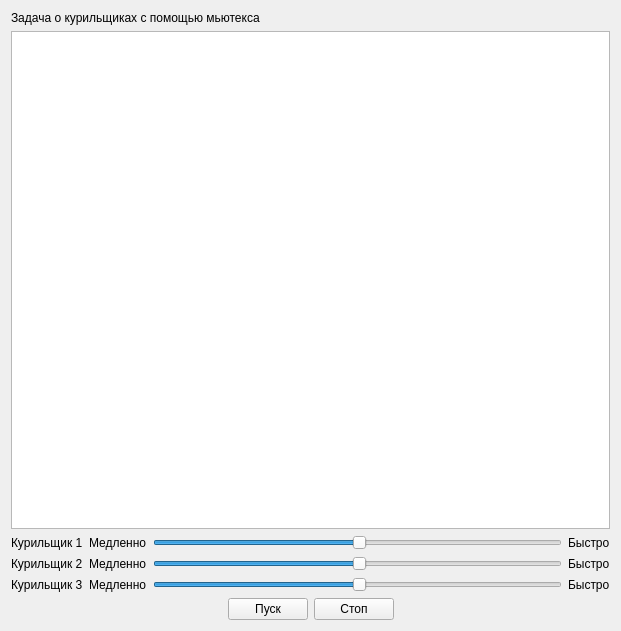
<?xml version="1.0" encoding="UTF-8"?>
<ui version="4.0">
 <class>Widget</class>
 <widget class="QWidget" name="Widget">
  <property name="geometry">
   <rect>
    <x>0</x>
    <y>0</y>
    <width>621</width>
    <height>631</height>
   </rect>
  </property>
  <property name="windowTitle">
   <string>Задача о курильщиках</string>
  </property>
  <layout class="QVBoxLayout" name="verticalLayout">
   <item>
    <widget class="QLabel" name="label_10">
     <property name="text">
      <string>Задача о курильщиках с помощью мьютекса</string>
     </property>
    </widget>
   </item>
   <item>
    <widget class="QGraphicsView" name="graphicsView"/>
   </item>
   <item>
    <layout class="QHBoxLayout" name="horizontalLayout_2">
     <item>
      <widget class="QLabel" name="label_3">
       <property name="text">
        <string>Курильщик 1</string>
       </property>
      </widget>
     </item>
     <item>
      <widget class="QLabel" name="label">
       <property name="text">
        <string>Медленно</string>
       </property>
      </widget>
     </item>
     <item>
      <widget class="QSlider" name="speedSlider">
       <property name="value">
        <number>50</number>
       </property>
       <property name="orientation">
        <enum>Qt::Horizontal</enum>
       </property>
      </widget>
     </item>
     <item>
      <widget class="QLabel" name="label_2">
       <property name="text">
        <string>Быстро</string>
       </property>
      </widget>
     </item>
    </layout>
   </item>
   <item>
    <layout class="QHBoxLayout" name="horizontalLayout_3">
     <item>
      <widget class="QLabel" name="label_4">
       <property name="text">
        <string>Курильщик 2</string>
       </property>
      </widget>
     </item>
     <item>
      <widget class="QLabel" name="label_5">
       <property name="text">
        <string>Медленно</string>
       </property>
      </widget>
     </item>
     <item>
      <widget class="QSlider" name="speedSlider2">
       <property name="value">
        <number>50</number>
       </property>
       <property name="orientation">
        <enum>Qt::Horizontal</enum>
       </property>
      </widget>
     </item>
     <item>
      <widget class="QLabel" name="label_6">
       <property name="text">
        <string>Быстро</string>
       </property>
      </widget>
     </item>
    </layout>
   </item>
   <item>
    <layout class="QHBoxLayout" name="horizontalLayout_4">
     <item>
      <widget class="QLabel" name="label_8">
       <property name="text">
        <string>Курильщик 3</string>
       </property>
      </widget>
     </item>
     <item>
      <widget class="QLabel" name="label_7">
       <property name="text">
        <string>Медленно</string>
       </property>
      </widget>
     </item>
     <item>
      <widget class="QSlider" name="speedSlider3">
       <property name="value">
        <number>50</number>
       </property>
       <property name="orientation">
        <enum>Qt::Horizontal</enum>
       </property>
      </widget>
     </item>
     <item>
      <widget class="QLabel" name="label_9">
       <property name="text">
        <string>Быстро</string>
       </property>
      </widget>
     </item>
    </layout>
   </item>
   <item>
    <layout class="QHBoxLayout" name="horizontalLayout">
     <property name="sizeConstraint">
      <enum>QLayout::SetDefaultConstraint</enum>
     </property>
     <item>
      <spacer name="horizontalSpacer_2">
       <property name="orientation">
        <enum>Qt::Horizontal</enum>
       </property>
       <property name="sizeHint" stdset="0">
        <size>
         <width>40</width>
         <height>20</height>
        </size>
       </property>
      </spacer>
     </item>
     <item>
      <widget class="QPushButton" name="startButton">
       <property name="text">
        <string>Пуск</string>
       </property>
      </widget>
     </item>
     <item>
      <widget class="QPushButton" name="stopButton">
       <property name="text">
        <string>Стоп</string>
       </property>
      </widget>
     </item>
     <item>
      <spacer name="horizontalSpacer">
       <property name="orientation">
        <enum>Qt::Horizontal</enum>
       </property>
       <property name="sizeHint" stdset="0">
        <size>
         <width>40</width>
         <height>20</height>
        </size>
       </property>
      </spacer>
     </item>
    </layout>
   </item>
  </layout>
 </widget>
 <layoutdefault spacing="6" margin="11"/>
 <resources/>
 <connections/>
</ui>
